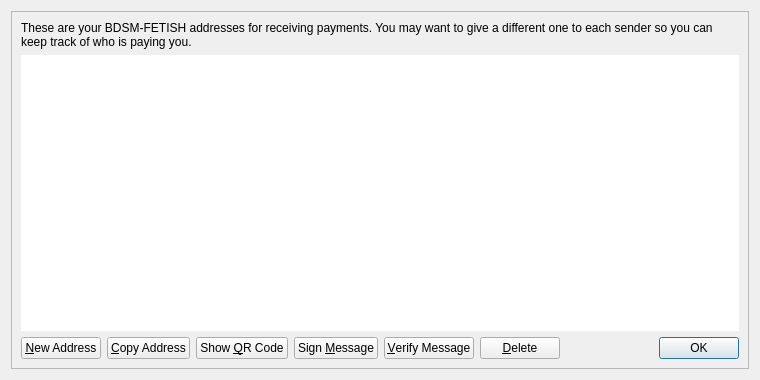
<?xml version="1.0" encoding="UTF-8"?>
<ui version="4.0">
 <class>AddressBookPage</class>
 <widget class="QWidget" name="AddressBookPage">
  <property name="geometry">
   <rect>
    <x>0</x>
    <y>0</y>
    <width>760</width>
    <height>380</height>
   </rect>
  </property>
  <property name="windowTitle">
   <string>Address Book</string>
  </property>
  <layout class="QVBoxLayout" name="verticalLayout_2">
   <item>
    <widget class="QFrame" name="frameMain">
     <property name="frameShape">
      <enum>QFrame::StyledPanel</enum>
     </property>
     <property name="frameShadow">
      <enum>QFrame::Raised</enum>
     </property>
     <layout class="QVBoxLayout" name="verticalLayout">
      <item>
       <widget class="QLabel" name="labelExplanation">
        <property name="text">
         <string>These are your BDSM-FETISH addresses for receiving payments. You may want to give a different one to each sender so you can keep track of who is paying you.</string>
        </property>
        <property name="textFormat">
         <enum>Qt::PlainText</enum>
        </property>
        <property name="wordWrap">
         <bool>true</bool>
        </property>
       </widget>
      </item>
      <item>
       <widget class="QTableView" name="tableView">
        <property name="contextMenuPolicy">
         <enum>Qt::CustomContextMenu</enum>
        </property>
        <property name="toolTip">
         <string>Double-click to edit address or label</string>
        </property>
        <property name="frameShape">
         <enum>QFrame::NoFrame</enum>
        </property>
        <property name="tabKeyNavigation">
         <bool>false</bool>
        </property>
        <property name="alternatingRowColors">
         <bool>true</bool>
        </property>
        <property name="selectionMode">
         <enum>QAbstractItemView::SingleSelection</enum>
        </property>
        <property name="selectionBehavior">
         <enum>QAbstractItemView::SelectRows</enum>
        </property>
        <property name="sortingEnabled">
         <bool>true</bool>
        </property>
        <attribute name="verticalHeaderVisible">
         <bool>false</bool>
        </attribute>
       </widget>
      </item>
      <item>
       <layout class="QHBoxLayout" name="horizontalLayout">
        <item>
         <widget class="QPushButton" name="newAddressButton">
          <property name="toolTip">
           <string>Create a new address</string>
          </property>
          <property name="text">
           <string>&amp;New Address</string>
          </property>
          <property name="icon">
           <iconset resource="../bitcoin.qrc">
            <normaloff>:/icons/add</normaloff>:/icons/add</iconset>
          </property>
         </widget>
        </item>
        <item>
         <widget class="QPushButton" name="copyToClipboard">
          <property name="toolTip">
           <string>Copy the currently selected address to the system clipboard</string>
          </property>
          <property name="text">
           <string>&amp;Copy Address</string>
          </property>
          <property name="icon">
           <iconset resource="../bitcoin.qrc">
            <normaloff>:/icons/editcopy</normaloff>:/icons/editcopy</iconset>
          </property>
         </widget>
        </item>
        <item>
         <widget class="QPushButton" name="showQRCode">
          <property name="text">
           <string>Show &amp;QR Code</string>
          </property>
          <property name="icon">
           <iconset resource="../bitcoin.qrc">
            <normaloff>:/icons/qrcode</normaloff>:/icons/qrcode</iconset>
          </property>
         </widget>
        </item>
        <item>
         <widget class="QPushButton" name="signMessage">
          <property name="toolTip">
           <string>Sign a message to prove you own a BDSM-FETISH address</string>
          </property>
          <property name="text">
           <string>Sign &amp;Message</string>
          </property>
          <property name="icon">
           <iconset resource="../bitcoin.qrc">
            <normaloff>:/icons/edit</normaloff>:/icons/edit</iconset>
          </property>
         </widget>
        </item>
        <item>
         <widget class="QPushButton" name="verifyMessage">
          <property name="toolTip">
           <string>Verify a message to ensure it was signed with a specified BDSM-FETISH address</string>
          </property>
          <property name="text">
           <string>&amp;Verify Message</string>
          </property>
          <property name="icon">
           <iconset resource="../bitcoin.qrc">
            <normaloff>:/icons/transaction_0</normaloff>:/icons/transaction_0</iconset>
          </property>
         </widget>
        </item>
        <item>
         <widget class="QPushButton" name="deleteButton">
          <property name="toolTip">
           <string>Delete the currently selected address from the list</string>
          </property>
          <property name="text">
           <string>&amp;Delete</string>
          </property>
          <property name="icon">
           <iconset resource="../bitcoin.qrc">
            <normaloff>:/icons/remove</normaloff>:/icons/remove</iconset>
          </property>
         </widget>
        </item>
        <item>
         <spacer name="horizontalSpacer">
          <property name="orientation">
           <enum>Qt::Horizontal</enum>
          </property>
          <property name="sizeHint" stdset="0">
           <size>
            <width>40</width>
            <height>20</height>
           </size>
          </property>
         </spacer>
        </item>
        <item>
         <widget class="QDialogButtonBox" name="buttonBox">
          <property name="sizePolicy">
           <sizepolicy hsizetype="Maximum" vsizetype="Fixed">
            <horstretch>0</horstretch>
            <verstretch>0</verstretch>
           </sizepolicy>
          </property>
          <property name="standardButtons">
           <set>QDialogButtonBox::Ok</set>
          </property>
         </widget>
        </item>
       </layout>
      </item>
     </layout>
    </widget>
   </item>
  </layout>
 </widget>
 <resources>
  <include location="../bitcoin.qrc"/>
 </resources>
 <connections/>
</ui>
